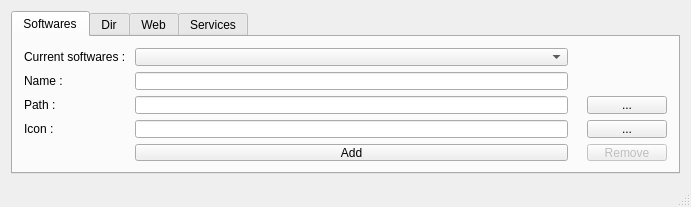
<?xml version="1.0" encoding="UTF-8"?>
<ui version="4.0">
 <class>ViewObject</class>
 <widget class="QMainWindow" name="ViewObject">
  <property name="geometry">
   <rect>
    <x>0</x>
    <y>0</y>
    <width>691</width>
    <height>207</height>
   </rect>
  </property>
  <property name="minimumSize">
   <size>
    <width>691</width>
    <height>207</height>
   </size>
  </property>
  <property name="maximumSize">
   <size>
    <width>691</width>
    <height>207</height>
   </size>
  </property>
  <property name="windowTitle">
   <string/>
  </property>
  <property name="windowIcon">
   <iconset resource="ressources.qrc">
    <normaloff>:/icons/icon.png</normaloff>:/icons/icon.png</iconset>
  </property>
  <property name="animated">
   <bool>true</bool>
  </property>
  <widget class="QWidget" name="centralWidget">
   <layout class="QGridLayout" name="gridLayout">
    <item row="0" column="0">
     <widget class="QTabWidget" name="tabWidget">
      <property name="currentIndex">
       <number>0</number>
      </property>
      <property name="tabBarAutoHide" stdset="0">
       <bool>true</bool>
      </property>
      <widget class="QWidget" name="tab_2">
       <attribute name="icon">
        <iconset resource="ressources.qrc">
         <normaloff>:/icons/defaultsoftware.png</normaloff>:/icons/defaultsoftware.png</iconset>
       </attribute>
       <attribute name="title">
        <string>Softwares</string>
       </attribute>
       <layout class="QGridLayout" name="gridLayout_5">
        <item row="0" column="0">
         <layout class="QGridLayout" name="gridLayout_4">
          <item row="3" column="0">
           <widget class="QLabel" name="label_6">
            <property name="text">
             <string>Icon : </string>
            </property>
           </widget>
          </item>
          <item row="2" column="3">
           <widget class="QPushButton" name="pushButton">
            <property name="text">
             <string>...</string>
            </property>
           </widget>
          </item>
          <item row="3" column="1">
           <widget class="QLineEdit" name="lineEditPathIcon"/>
          </item>
          <item row="2" column="1">
           <widget class="QLineEdit" name="lineEditPathSoftware"/>
          </item>
          <item row="4" column="1">
           <widget class="QPushButton" name="pushButtonAddSoftware">
            <property name="text">
             <string>Add</string>
            </property>
           </widget>
          </item>
          <item row="3" column="3">
           <widget class="QPushButton" name="pushButton_2">
            <property name="text">
             <string>...</string>
            </property>
           </widget>
          </item>
          <item row="1" column="0">
           <widget class="QLabel" name="label_4">
            <property name="text">
             <string>Name : </string>
            </property>
           </widget>
          </item>
          <item row="1" column="1">
           <widget class="QLineEdit" name="lineEditNameSoftware"/>
          </item>
          <item row="2" column="0">
           <widget class="QLabel" name="label_5">
            <property name="text">
             <string>Path : </string>
            </property>
           </widget>
          </item>
          <item row="0" column="0">
           <widget class="QLabel" name="label_3">
            <property name="text">
             <string>Current softwares : </string>
            </property>
           </widget>
          </item>
          <item row="0" column="1">
           <widget class="QComboBox" name="comboBoxAllSoftware"/>
          </item>
          <item row="4" column="3">
           <widget class="QPushButton" name="pushButtonRemoveSoftware">
            <property name="enabled">
             <bool>false</bool>
            </property>
            <property name="text">
             <string>Remove</string>
            </property>
           </widget>
          </item>
          <item row="3" column="2">
           <widget class="QLabel" name="labelSoftwareIcon">
            <property name="text">
             <string/>
            </property>
           </widget>
          </item>
         </layout>
        </item>
       </layout>
      </widget>
      <widget class="QWidget" name="Dir">
       <attribute name="icon">
        <iconset resource="ressources.qrc">
         <normaloff>:/icons/dossier.png</normaloff>:/icons/dossier.png</iconset>
       </attribute>
       <attribute name="title">
        <string>Dir</string>
       </attribute>
       <layout class="QGridLayout" name="gridLayout_7">
        <item row="0" column="0">
         <layout class="QGridLayout" name="gridLayout_6">
          <item row="2" column="0">
           <widget class="QLabel" name="label_9">
            <property name="text">
             <string>Path : </string>
            </property>
           </widget>
          </item>
          <item row="1" column="1">
           <widget class="QLineEdit" name="lineEditNameDirs"/>
          </item>
          <item row="1" column="0">
           <widget class="QLabel" name="label_8">
            <property name="text">
             <string>Name : </string>
            </property>
           </widget>
          </item>
          <item row="0" column="1">
           <widget class="QComboBox" name="comboBoxAllDirs"/>
          </item>
          <item row="0" column="0">
           <widget class="QLabel" name="label_7">
            <property name="text">
             <string>Current dirs : </string>
            </property>
           </widget>
          </item>
          <item row="2" column="1">
           <widget class="QLineEdit" name="lineEditPathDir"/>
          </item>
          <item row="3" column="1">
           <widget class="QPushButton" name="pushButtonAddDir">
            <property name="text">
             <string>Add</string>
            </property>
           </widget>
          </item>
          <item row="3" column="2">
           <widget class="QPushButton" name="pushButtonRemoveDir">
            <property name="text">
             <string>Remove</string>
            </property>
           </widget>
          </item>
          <item row="2" column="2">
           <widget class="QPushButton" name="pushButton_5">
            <property name="text">
             <string>...</string>
            </property>
           </widget>
          </item>
         </layout>
        </item>
       </layout>
      </widget>
      <widget class="QWidget" name="tab_3">
       <attribute name="icon">
        <iconset resource="ressources.qrc">
         <normaloff>:/icons/internet.png</normaloff>:/icons/internet.png</iconset>
       </attribute>
       <attribute name="title">
        <string>Web</string>
       </attribute>
       <layout class="QGridLayout" name="gridLayout_9">
        <item row="0" column="0">
         <layout class="QGridLayout" name="gridLayout_8">
          <item row="3" column="2">
           <widget class="QPushButton" name="pushButtonRemoveUrl">
            <property name="text">
             <string>Remove</string>
            </property>
           </widget>
          </item>
          <item row="0" column="0">
           <widget class="QLabel" name="label_10">
            <property name="text">
             <string>Current urls :</string>
            </property>
           </widget>
          </item>
          <item row="2" column="1">
           <widget class="QLineEdit" name="lineEditUrls"/>
          </item>
          <item row="0" column="1">
           <widget class="QComboBox" name="comboBoxAllUrls"/>
          </item>
          <item row="3" column="1">
           <widget class="QPushButton" name="pushButtonAddUrls">
            <property name="text">
             <string>Add</string>
            </property>
           </widget>
          </item>
          <item row="2" column="0">
           <widget class="QLabel" name="label_11">
            <property name="text">
             <string>Url : </string>
            </property>
           </widget>
          </item>
          <item row="1" column="0">
           <widget class="QLabel" name="label_12">
            <property name="text">
             <string>Name : </string>
            </property>
           </widget>
          </item>
          <item row="1" column="1">
           <widget class="QLineEdit" name="lineEditNameUrl"/>
          </item>
         </layout>
        </item>
       </layout>
      </widget>
      <widget class="QWidget" name="tab">
       <attribute name="icon">
        <iconset resource="ressources.qrc">
         <normaloff>:/icons/service.png</normaloff>:/icons/service.png</iconset>
       </attribute>
       <attribute name="title">
        <string>Services</string>
       </attribute>
       <layout class="QGridLayout" name="gridLayout_3">
        <item row="0" column="0">
         <layout class="QGridLayout" name="gridLayout_2">
          <item row="1" column="0">
           <widget class="QLabel" name="label_2">
            <property name="text">
             <string>Services : </string>
            </property>
           </widget>
          </item>
          <item row="0" column="0">
           <widget class="QLabel" name="label">
            <property name="text">
             <string>Name of service :</string>
            </property>
           </widget>
          </item>
          <item row="0" column="1">
           <widget class="QLineEdit" name="lineEditNameService"/>
          </item>
          <item row="0" column="2">
           <widget class="QPushButton" name="pushButtonAddService">
            <property name="text">
             <string>Add</string>
            </property>
           </widget>
          </item>
          <item row="1" column="2">
           <widget class="QPushButton" name="pushButtonRemoveService">
            <property name="text">
             <string>Remove</string>
            </property>
           </widget>
          </item>
          <item row="1" column="1">
           <widget class="QComboBox" name="comboBoxAllService">
            <item>
             <property name="text">
              <string/>
             </property>
            </item>
           </widget>
          </item>
         </layout>
        </item>
       </layout>
      </widget>
     </widget>
    </item>
   </layout>
  </widget>
  <widget class="QStatusBar" name="statusBar"/>
  <action name="actionConfigurator">
   <property name="enabled">
    <bool>false</bool>
   </property>
   <property name="text">
    <string>Configurator</string>
   </property>
  </action>
  <action name="actionVerify_Update">
   <property name="text">
    <string>Verify Update</string>
   </property>
  </action>
 </widget>
 <layoutdefault spacing="6" margin="11"/>
 <resources>
  <include location="ressources.qrc"/>
 </resources>
 <connections/>
</ui>
